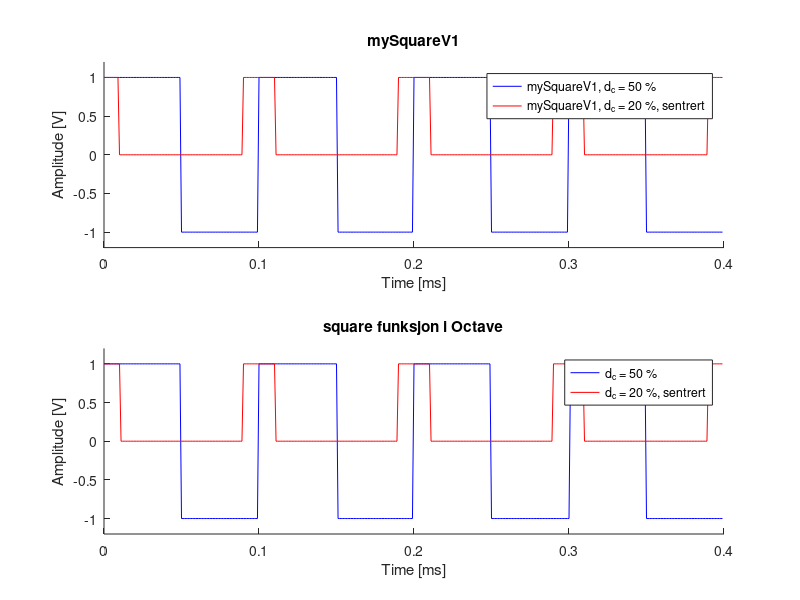
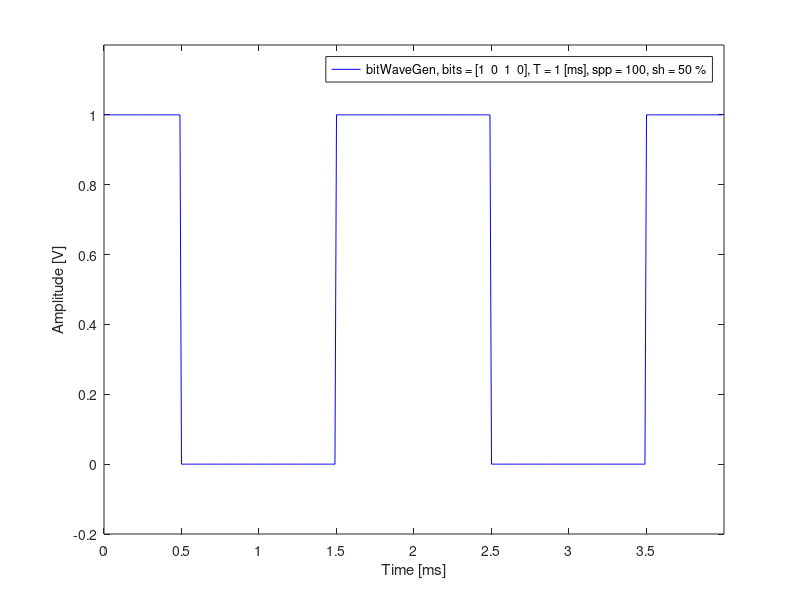

MATLAB code for these plots, in order:
% Oppgave 3
% Oppgave 3

pkg load signal;

function [t, out] = mySquareV1(t, f0, d_c, bds=[-1,1], pds=0, cent=false);
    #{ 
        Denne funksjonen genererer firkantpulsen ved å uttrykke signalets fase i radianer og bruke modulo 2*pi.

        t: tidsvektor
        f0: fundemental frekvens
        d_c: duty cycle 
        bds: bounds aks grenser (hva høy og lav er i verdi) -> bds(1) = lav verdi, bds(2) = høy verdi.  
        pds: antall perioder man ønsker, hvis pds=0 så er t_ut = t_in, ellers er t_in tilpasset til pds.
        cent: få en sentrerrt positiv puls omkring origo (alså tidskifte med halv pulsperiode, t+t1 hvor t1 = (T*d_c/100)/2)

        t: tidsavektor om pds=0 t_ut = t_in eller så er den tilpaset skalert til ms, 
        out: resulterde verdier for y aksen (amplitude vektor).
    #} 

    T = 1/f0;

    if pds != 0;
        t_stop = T*pds;
        idx = find(t >= t_stop, 1)-1;
        t = t(1:idx);
    end;
        
    d_c = d_c/100;
    rads = t*2*pi*f0;

    if cent;
        rads = t*2*pi*f0 + (2*pi*d_c)/2;
    end;

    pulse_end_rad = 2*pi*d_c;
    n_rad = mod(rads, 2*pi );

    out = n_rad;
    out(n_rad >= pulse_end_rad) = bds(1);
    out(n_rad < pulse_end_rad) = bds(2);

    t = t*1e3; # skaler til ms
end;

function [t, out] = mySquareV2(f0, d_c, spp, bds=[-1,1], pds=5, sh=0);
    #{ 
        Denne funksjonen genererer firkantpulsen direkte i tidsdomenet ved å bruke modulo av periodetiden T.

        f0: fundemental frekvens
        d_c: duty cycle 
        spp: samples per periode 
        bds: bounds aks grenser (hva høy og lav er i verdi) -> bds(1) = lav verdi, bds(2) = høy verdi. 
        pds: antall perioder man ønsker 
        shfit: sh i tid gitt i prosent -> t + T*(sh/100)

        t: resulterdne tidsavektor skalert til ms, 
        out: resulterde verdier for y aksen (amplitude vektor).
    #} 

    d_c = d_c/100; 
    T = 1/f0;
    dt = T/spp;
    pulse_end_time = T*d_c;

    t = 0:dt:(T*pds-dt);
    t_mod = mod(t + T*(sh/100), T);

    out = t_mod;
    out(t_mod < pulse_end_time) = bds(2);
    out(t_mod >= pulse_end_time) = bds(1);

    t = t*1e3; 
end;

% a) 
% 100 sample pr periode ga en god nok firekant puls
f0 = 10e3; 
T = 1/f0;
fs = f0*100;

t_start = 0;
dt = 1/fs;
t_end = T*4-dt; 

d_c = 50; # %
d_c2 = 20; # %

t = (t_start:dt:t_end);

% sammenligning av mySquareV1  og square funksjonen i Octave
[_, out_m] = mySquareV1(t, f0, d_c);
[_, out_m2] = mySquareV1(t, f0, d_c2, [0,1], 0, true);

out = square(t*2*pi*f0, d_c);
t_1 = T*(d_c2/100)/2; 

# shiftet for å få en sentrert puls, dette tilsvarer det som er 
# gjort i mySquareV1 med cent = true.
out2 = square((t+t_1)*2*pi*f0, d_c2); 
out2 = (out2 + 1)/2; # skalere til 0 og 1

figure(1);

subplot(2,1,1);
hold on;
t = t*1e3; # skaler til ms
plot(t,out_m, "b", "DisplayName", sprintf("mySquareV1, d_c = %d %%", d_c));
plot(t,out_m2, "r", "DisplayName", sprintf("mySquareV1, d_c = %d %%, sentrert", d_c2));
ylim([-1.2, 1.2]);
xlabel('Time [ms]');
ylabel('Amplitude [V]');
title(sprintf("mySquareV1"));
legend();

subplot(2,1,2);
hold on;
plot(t, out, "b", "DisplayName", sprintf("d_c = %d %%", d_c));
plot(t, out2, "r", "DisplayName", sprintf("d_c = %d %%, sentrert", d_c2));
ylim([-1.2, 1.2]);
xlabel('Time [ms]');
ylabel('Amplitude [V]');
title(sprintf("square funksjon i Octave"));
legend();


% b)

function y = addZerosOrOnes(x, num);
    if x == 0;
        y = zeros(1, num);
    else 
        y = ones(1, num);
    end;
end;

function [t, out] = bitWaveGen(bits, T, spp, sh=0)
    #{ 
        bits: vektor med bits (1 og 0) som skal generere en puls
        T: bit tid (periode) i sekunder
        spp: samples per periode 
        shfit: sh i tid gitt i prosent -> t + T*(sh/100)

        return verdi 
        t: resulterdne tidsavektor skalert til ms, 
        out: resulterde verdier for y aksen (amplitude vektor).
    #}

    dt = T/spp;
    pds = length(bits);
    sh_num = round(spp*(sh/100));

    t = 0:dt:(T*pds-dt);
    out = [];
    first = bits(1);

    for i=1:pds;

        if i == 1;
            out = [out, addZerosOrOnes(bits(i), spp-sh_num)];
        else
            out = [out, addZerosOrOnes(bits(i), spp)];
        end;
    end;

    out = [out, addZerosOrOnes(first, sh_num)];

    t = t*1e3; 
end;

bits = [1,0,1,0];
T = 1e-3; # s
spp = 100; # sample per periode
sh = 50; # %
[t, out] = bitWaveGen(bits, T, spp, sh);

figure(3);
dsp = sprintf("bitWaveGen, bits = [%s], T = %g [ms], spp = %d, sh = %d %%", num2str(bits), T*1e3, spp, sh);
plot(t, out, "b", "DisplayName", dsp);
xlabel('Time [ms]');
ylabel('Amplitude [V]');
disp(t(end));
xticks(0:0.5:t(end));
ylim([-0.2, 1.2]);
legend();
